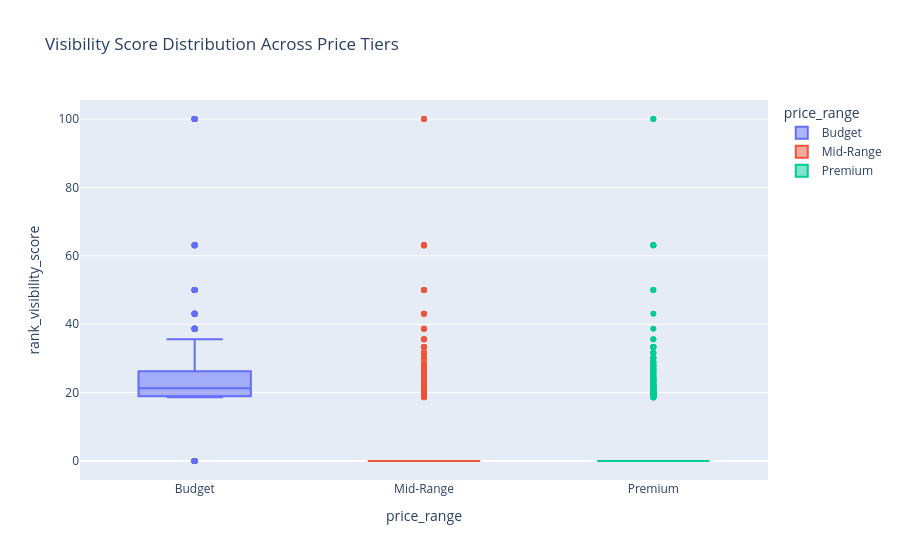

Notebook source saved alongside this figure:
### Code cell
fig3 = px.box(
    df,
    x="price_range",
    y="rank_visibility_score",
    color="price_range",
    title="Visibility Score Distribution Across Price Tiers",
    category_orders={"price_range": ["Budget", "Mid-Range", "Premium"]}
)
fig3.show()

### Figure 1 — Plotly figure (JSON) as saved in the notebook; plotly's stock layout.template omitted (floating-point values rounded to 4 significant figures; data arrays with more than 128 entries replaced by an {"elided": "..."} marker saying what was removed)
{"data": [{"alignmentgroup": "True", "hovertemplate": "price_range=%{x}<br>rank_visibility_score=%{y}<extra></extra>", "legendgroup": "Budget", "marker": {"color": "#636efa"}, "name": "Budget", "notched": false, "offsetgroup": "Budget", "orientation": "v", "showlegend": true, "type": "box", "x": {"elided": "678 str values"}, "x0": " ", "xaxis": "x", "y": {"elided": "678 float values"}, "y0": " ", "yaxis": "y"}, {"alignmentgroup": "True", "hovertemplate": "price_range=%{x}<br>rank_visibility_score=%{y}<extra></extra>", "legendgroup": "Mid-Range", "marker": {"color": "#EF553B"}, "name": "Mid-Range", "notched": false, "offsetgroup": "Mid-Range", "orientation": "v", "showlegend": true, "type": "box", "x": {"elided": "671 str values"}, "x0": " ", "xaxis": "x", "y": {"elided": "671 float values"}, "y0": " ", "yaxis": "y"}, {"alignmentgroup": "True", "hovertemplate": "price_range=%{x}<br>rank_visibility_score=%{y}<extra></extra>", "legendgroup": "Premium", "marker": {"color": "#00cc96"}, "name": "Premium", "notched": false, "offsetgroup": "Premium", "orientation": "v", "showlegend": true, "type": "box", "x": {"elided": "672 str values"}, "x0": " ", "xaxis": "x", "y": {"elided": "672 float values"}, "y0": " ", "yaxis": "y"}], "layout": {"boxmode": "overlay", "legend": {"title": {"text": "price_range"}, "tracegroupgap": 0}, "title": {"text": "Visibility Score Distribution Across Price Tiers"}, "xaxis": {"anchor": "y", "categoryarray": ["Budget", "Mid-Range", "Premium"], "categoryorder": "array", "domain": [0, 1], "title": {"text": "price_range"}}, "yaxis": {"anchor": "x", "domain": [0, 1], "title": {"text": "rank_visibility_score"}}}}
